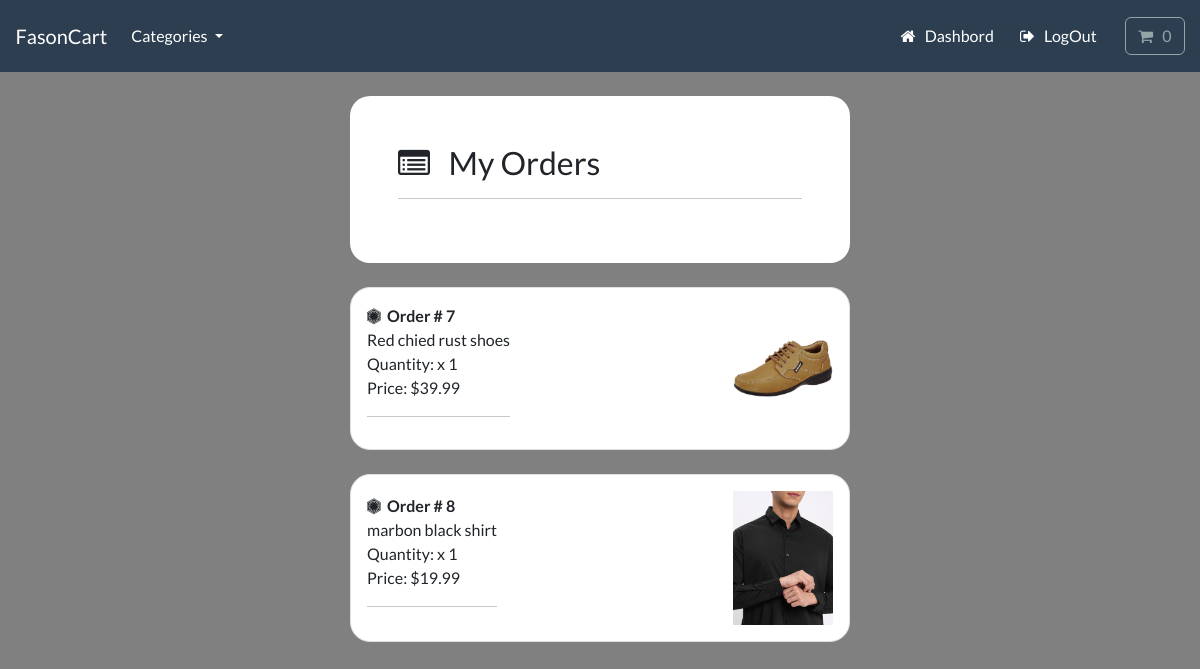
Page /account/track-order (signed in) on the committed database.
### payment/models.py (models this page shows, shortened)
class OrderItem(models.Model):
  order = models.ForeignKey(Order, on_delete=models.CASCADE, null=True)
  product = models.ForeignKey(Product, on_delete=models.CASCADE, null=True)
  quantity = models.PositiveSmallIntegerField(default=1)
  price = models.DecimalField(max_digits=10, decimal_places=2)
  user = models.ForeignKey(User, on_delete=models.CASCADE, null=True, blank=True)

### store/models.py (models this page shows)
class Product(models.Model):
    category = models.ForeignKey(Category, related_name='product', on_delete=models.CASCADE, null=True)
    title = models.CharField(max_length=255)
    brand = models.CharField(max_length=255, default="un-branded")
    description = models.TextField(blank=True)
    slug = models.SlugField(max_length=255)
    price = models.DecimalField(max_digits=4, decimal_places=2)
    image = models.ImageField(upload_to="images/")
    class Meta:
        verbose_name_plural = 'products'
    def __str__(self):
        return self.title
    def get_absolute_url(self):
        return reverse("product-info", args={self.slug})

### account/views.py (the view)
# urls.py: path('track-order', views.track_order, name='track-order'),
@login_required(login_url='my-login')
def track_order(request):
    try:
        orders = OrderItem.objects.filter(user=request.user)
        context = {'orders' : orders}
        return render(request, 'account/track-order.html', context=context)
    except:
        return render(request, 'account/track-order.html')

### cart/cart.py (called while the page is built)
    def __len__(self):
        return sum(item['qty'] for item in self.cart.values())

### cart/context_processors.py (called while the page is built)
def cart (request):
    return {'cart' : Cart(request)}

### store/models.py (called while the page is built)
    def get_absolute_url(self):
        return reverse("list-category", args={self.slug})

### store/views.py (called while the page is built)
def categories(reqeuest):
    all_categories = Category.objects.all()
    return {'all_categories' : all_categories}

### account/templates/account/track-order.html (shortened to what this page needs)
{% include "store/base.html" %}
{% load static %}
{% block content %}
     <body>
        <br>
        <div class="container bg-white shadow-nd p-5 form-layout">
          <h3> <i class="fa fa-list-alt" aria-hidden="true"></i> &nbsp; My Orders</h3>
          <hr>
        </div>
        <br>
        {% for order in orders %} {% with product=order.product %}
          <div class=" container bg-white shadow-nd d-flex justify-content-between align-items-center border p-3 form-layout">
            <div>
                <strong> <i class="fa fa-first-order" aria-hidden="true"></i> &nbsp;Order # {{ order.id}}</strong>
                <br>
                  {{order.product}}
                <br>
                Quantity: x {{order.quantity}}
                <br>
                Price: ${{order.price}}
                <hr>
            </div>
            <div>
              <a
              href="{{product.get_absolute_url}}"
              class="text-decoration-none text-reset"
              >
                <img
                class="img-fluid mx-auto d-block"
                width="100px"
                alt="Responsive image"
                src="{{product.image.url}}"
            />
            </a>
            </div>
          </div>
          <br>
          {% endwith %}
          {% endfor %}
      </body>
{% endblock %}

### static/css/style.css (style rules this page uses)
.form-layout { border-radius: 20px; width: 500px; background: #000; }

### account/templates/account/track-order.html (style rules this page uses)
body { background-color: grey; }

### rows in the picture
OrderItem: id "7", product "Red chied rust shoes", quantity "1", price "39.99", product.image (picture)
OrderItem: id "8", product "marbon black shirt", quantity "1", price "19.99", product.image (picture)

### other values in the picture
{{ 0 }} "0"
